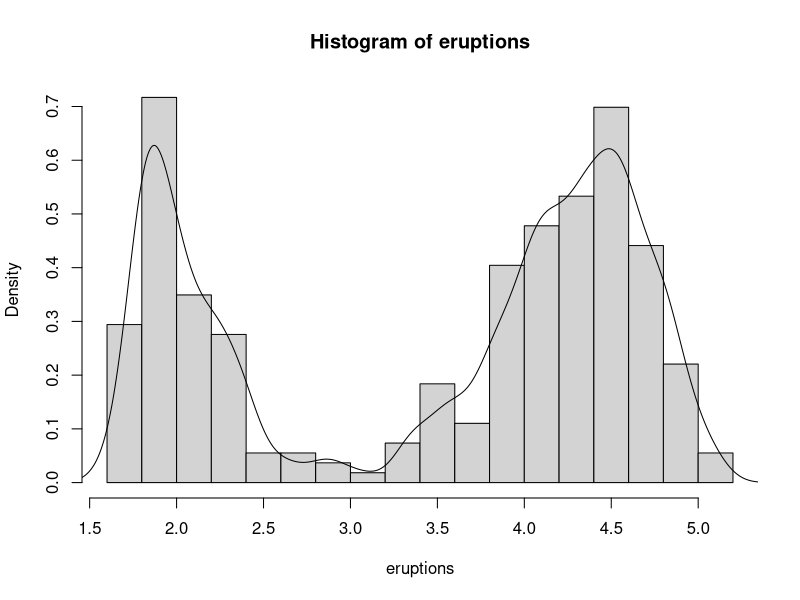
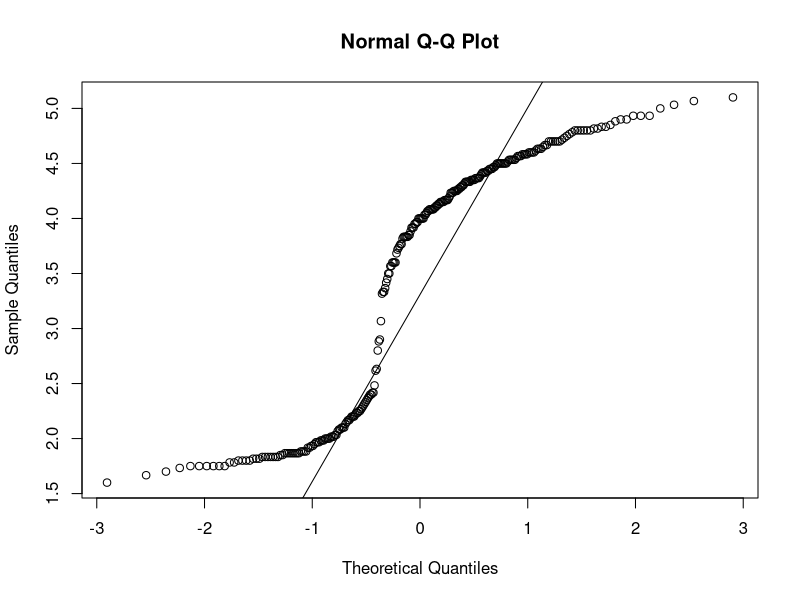

Write R code to recreate these figures, in order.
x <- c(10.4, 5.6, 3.1, 6.4, 21.7)
x

1/x

x*2

v <- 2*x+1
v

length(x); mean(x)

MSE <- sum((x-mean(x))^2)/length(x)
MSE

x <- seq(-5, 4, by = .2)
y <- seq(length = 51, from = -5, by = .2)
z <- rep(x, times = 5)
k <- rep(x, each = 5)

x

y

z

k

tmp <- x > 0
labs <- paste(c("X", "Y"), 1:10, sep = ".")

tmp

labs

x <- array(1:25, dim = c(5, 5))
x

x[6]

x[1, 2]

X <- matrix(rnorm(n = 100*100, mean = 0, sd = 1), 100, 100)
Y <- matrix(rnorm(n = 100*100, mean = 1, sd = 4), 100, 100)
Z <- X + Y
a <- as.vector(rnorm(n = 100))
W <- cbind(Y, a)

head(X)

head(Y)

head(Z)

head(W)

N <- X%*%Y
T <- X * Y
Y_1 <- solve(Y)
b <- a %*% Y #Be carefull with dimensions

head(N)

head(T)

head(Y_1)

b

Lst <- list(name = "Tim", education = "HSE", job = "Avito", mood = "sleeping")
str(Lst)

X <- as.data.frame(X)

head(X)

attach(faithful)
summary(eruptions)
hist(eruptions, seq(1.6, 5.2, .2), probability = TRUE)
lines(density(eruptions, bw = 0.1))
qqnorm(eruptions); qqline(eruptions)

set.seed(123)

x1 <- 5 + 8*rnorm(n = 1000) + rnorm(n = 1000)
x2 <- 8 + 10*rnorm(n = 1000, mean = 1, sd = 4) + rnorm(n = 1000)
y <- 4 + 5*x1 - 6*x2 + rnorm(n = 1000)
model <- lm(y ~ x1 + x2); summary(model)

a <- as.vector(rep(1, times = length(x1)))

X <- as.matrix(cbind(a, x1, x2))
Y <- as.matrix(y)

beta <- solve(t(X) %*% X) %*% (t(X) %*% Y); beta

for (i in 1:10) {
  print("I do not like to study on Saturday")
}

b <- 0

while (b < 10) {
  print("I do not like to study on Saturday")
  b <- b + 1
}

HW_mark <- 5

if (HW_mark < 35){
  print("Ops, you fail")
} else if (HW_mark < 55){
  print("Pass but not good")
} else if (HW_mark < 75){
  print("Good result")
} else {
  print("Wow, awesome")
}

marktransition <- function(HW_mark){
  if (HW_mark < 35){
    print("Ops, you fail")
  } else if (HW_mark < 55){
    print("Pass but not good")
  } else if (HW_mark < 75){
    print("Good result")
  } else {
    print("Wow, awesome")
  }
}

marktransition(98)  
